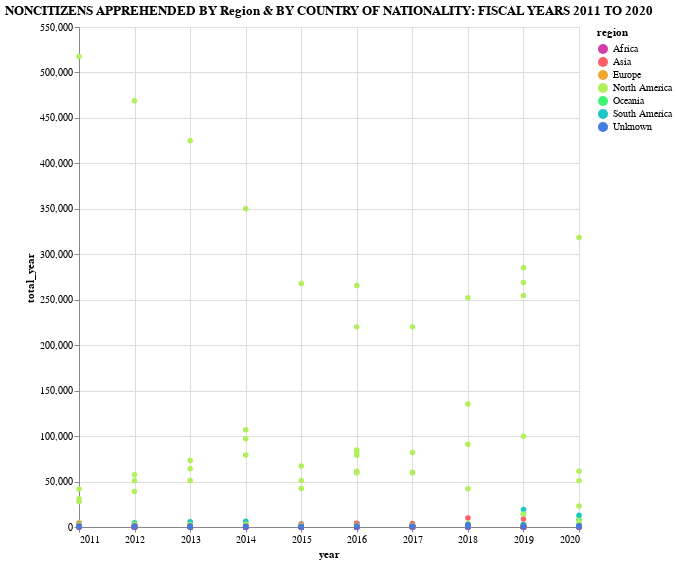

The cell this chart's notebook holds for it:
### Code cell
selection = alt.selection(type="multi",fields=["region"], bind="legend")

alt.Chart(by_country_immigration).mark_circle().encode(
    x ="year",
    y= "total_year",
    color = alt.Color("region", scale=alt.Scale(scheme="rainbow")),
    tooltip = ["country","total_year"],
    opacity = alt.condition(selection, alt.value(1),alt.value(.2)),
).add_selection(selection).properties(title='NONCITIZENS APPREHENDED BY Region & BY COUNTRY OF NATIONALITY: FISCAL YEARS 2011 TO 2020',height=500, width=500)

### Figure 1 — Vega-Lite specification as saved in the notebook (floating-point values rounded to 4 significant figures; data arrays with more than 128 entries replaced by an {"elided": "..."} marker saying what was removed)
{"config": {"view": {"continuousWidth": 400, "continuousHeight": 300}}, "data": {"name": "data-76c47f2941959a6abfe318197e977bf3"}, "mark": "circle", "encoding": {"color": {"field": "region", "scale": {"scheme": "rainbow"}, "type": "nominal"}, "opacity": {"condition": {"value": 1, "selection": "selector005"}, "value": 0.2}, "tooltip": [{"field": "country", "type": "nominal"}, {"field": "total_year", "type": "quantitative"}], "x": {"field": "year", "type": "temporal"}, "y": {"field": "total_year", "type": "quantitative"}}, "height": 500, "selection": {"selector005": {"type": "multi", "fields": ["region"], "bind": "legend"}}, "title": "NONCITIZENS APPREHENDED BY Region & BY COUNTRY OF NATIONALITY: FISCAL YEARS 2011 TO 2020", "width": 500, "$schema": "https://vega.github.io/schema/vega-lite/v4.17.0.json", "datasets": {"data-76c47f2941959a6abfe318197e977bf3": {"elided": "1771 records"}}}
